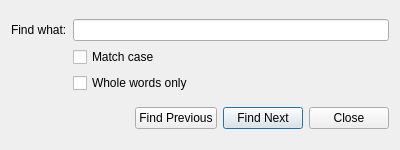
<?xml version="1.0" encoding="UTF-8"?>
<ui version="4.0">
 <class>FindDialog</class>
 <widget class="QDialog" name="FindDialog">
  <property name="geometry">
   <rect>
    <x>0</x>
    <y>0</y>
    <width>400</width>
    <height>150</height>
   </rect>
  </property>
  <property name="windowTitle">
   <string>Find</string>
  </property>
  <layout class="QVBoxLayout" name="verticalLayout">
   <item>
    <layout class="QGridLayout" name="gridLayout">
     <item row="0" column="0">
      <widget class="QLabel" name="label">
       <property name="text">
        <string>Find what:</string>
       </property>
      </widget>
     </item>
     <item row="0" column="1">
      <widget class="QLineEdit" name="findLineEdit"/>
     </item>
     <item row="1" column="1">
      <widget class="QCheckBox" name="matchCaseCheckBox">
       <property name="text">
        <string>Match case</string>
       </property>
      </widget>
     </item>
     <item row="2" column="1">
      <widget class="QCheckBox" name="wholeWordsCheckBox">
       <property name="text">
        <string>Whole words only</string>
       </property>
      </widget>
     </item>
    </layout>
   </item>
   <item>
    <layout class="QHBoxLayout" name="horizontalLayout">
     <item>
      <spacer name="horizontalSpacer">
       <property name="orientation">
        <enum>Qt::Horizontal</enum>
       </property>
       <property name="sizeHint" stdset="0">
        <size>
         <width>40</width>
         <height>20</height>
        </size>
       </property>
      </spacer>
     </item>
     <item>
      <widget class="QPushButton" name="findPreviousButton">
       <property name="text">
        <string>Find Previous</string>
       </property>
      </widget>
     </item>
     <item>
      <widget class="QPushButton" name="findNextButton">
       <property name="text">
        <string>Find Next</string>
       </property>
       <property name="default">
        <bool>true</bool>
       </property>
      </widget>
     </item>
     <item>
      <widget class="QPushButton" name="closeButton">
       <property name="text">
        <string>Close</string>
       </property>
      </widget>
     </item>
    </layout>
   </item>
  </layout>
 </widget>
 <resources/>
 <connections>
  <connection>
   <sender>closeButton</sender>
   <signal>clicked()</signal>
   <receiver>FindDialog</receiver>
   <slot>close()</slot>
   <hints>
    <hint type="sourcelabel">
     <x>350</x>
     <y>120</y>
    </hint>
    <hint type="destinationlabel">
     <x>199</x>
     <y>74</y>
    </hint>
   </hints>
  </connection>
 </connections>
</ui> 
